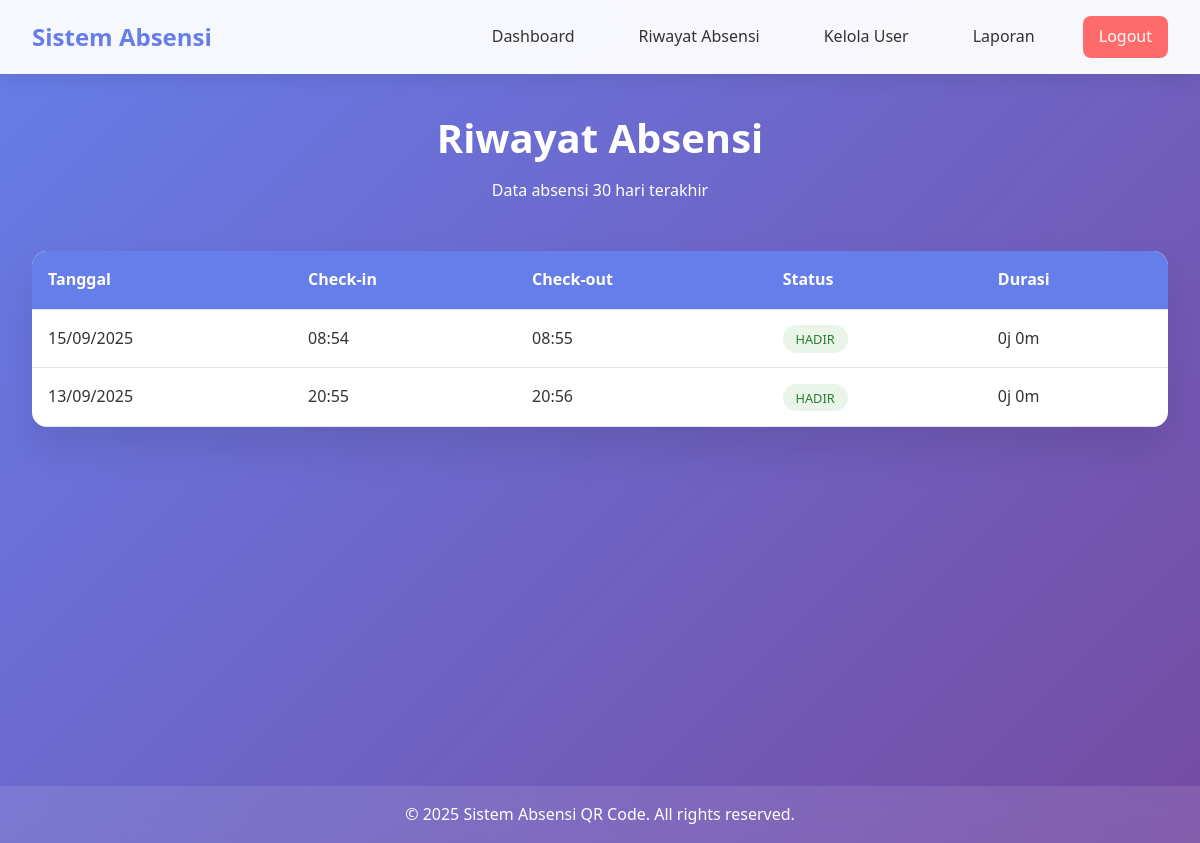
Page /attendance (signed in) on the committed database.
### app.py (models this page shows)
class Attendance(db.Model):
    id = db.Column(db.Integer, primary_key=True)
    user_id = db.Column(db.Integer, db.ForeignKey('user.id'), nullable=False)
    date = db.Column(db.Date, nullable=False)
    time_in = db.Column(db.DateTime, nullable=True)
    time_out = db.Column(db.DateTime, nullable=True)
    status = db.Column(db.String(20), default='hadir')

### app.py (the view)
@app.route('/attendance')
@login_required
def attendance_page():
    attendances = Attendance.query.filter_by(user_id=current_user.id).order_by(Attendance.date.desc()).limit(30).all()
    return render_template('attendance.html', attendances=attendances)

### app.py (called while the page is built)
@login_manager.user_loader
def load_user(user_id):
    return User.query.get(int(user_id))

### templates/attendance.html (shortened to what this page needs)
{% extends "base.html" %}
{% block content %}
<div class="attendance-history-container">
    <div class="page-header">
        <h1>Riwayat Absensi</h1>
        <p>Data absensi 30 hari terakhir</p>
    </div>
    {% if attendances %}
        <div class="table-container">
            <table class="attendance-table">
                <thead>
                    <tr>
                        <th>Tanggal</th>
                        <th>Check-in</th>
                        <th>Check-out</th>
                        <th>Status</th>
                        <th>Durasi</th>
                    </tr>
                </thead>
                <tbody>
                    {% for attendance in attendances %}
                    <tr>
                        <td>{{ attendance.date.strftime('%d/%m/%Y') }}</td>
                        <td>
                            {% if attendance.time_in %}
                                {{ attendance.time_in.strftime('%H:%M') }}
                            {% else %}
                                <span class="no-data">-</span>
                            {% endif %}
                        </td>
                        <td>
                            {% if attendance.time_out %}
                                {{ attendance.time_out.strftime('%H:%M') }}
                            {% else %}
                                <span class="no-data">-</span>
                            {% endif %}
                        </td>
                        <td>
                            <span class="status-badge status-{{ attendance.status }}">
                                {{ attendance.status.title() }}
                            </span>
                        </td>
                        <td>
                            {% if attendance.time_in and attendance.time_out %}
                                {% set duration = attendance.time_out - attendance.time_in %}
                                {% set hours = duration.seconds // 3600 %}
                                {% set minutes = (duration.seconds % 3600) // 60 %}
                                {{ hours }}j {{ minutes }}m
                            {% else %}
                                <span class="no-data">-</span>
                            {% endif %}
                        </td>
                    </tr>
                    {% endfor %}
                </tbody>
            </table>
        </div>
    {% else %}
        <div class="no-data-message">
            <p>Belum ada data absensi.</p>
            <a href="{{ url_for('dashboard') }}" class="btn btn-primary">Kembali ke Dashboard</a>
        </div>
    {% endif %}
</div>
{% endblock %}

### static/css/style.css (style rules this page uses)
* { margin: 0; padding: 0; box-sizing: border-box; }
body { font-family: 'Segoe UI', Tahoma, Geneva, Verdana, sans-serif; line-height: 1.6; color: #333; background: linear-gradient(135deg, #667eea 0%, #764ba2 100%); min-height: 100vh; }
.status-hadir { color: #4caf50; }
.attendance-history-container { max-width: 1200px; margin: 0 auto; padding: 0 2rem; }
.page-header { text-align: center; margin-bottom: 3rem; color: white; }
.page-header h1 { font-size: 2.5rem; margin-bottom: 0.5rem; }
.table-container { background: white; border-radius: 15px; overflow: hidden; box-shadow: 0 20px 40px rgba(0, 0, 0, 0.1); }
.attendance-table { width: 100%; border-collapse: collapse; }
.attendance-table th, .attendance-table td { padding: 1rem; text-align: left; border-bottom: 1px solid #e1e5e9; }
.attendance-table th { background: #667eea; color: white; font-weight: 600; }
.status-badge { padding: 0.3rem 0.8rem; border-radius: 20px; font-size: 0.8rem; font-weight: 500; text-transform: uppercase; }
.status-hadir { background: #e8f5e8; color: #2e7d32; }

### rows in the picture
Attendance: date "15/09/2025", time_in "08:54", time_out "08:55", status "HADIR", hours "0", minutes "0"
Attendance: date "13/09/2025", time_in "20:55", time_out "20:56", status "HADIR", hours "0", minutes "0"
